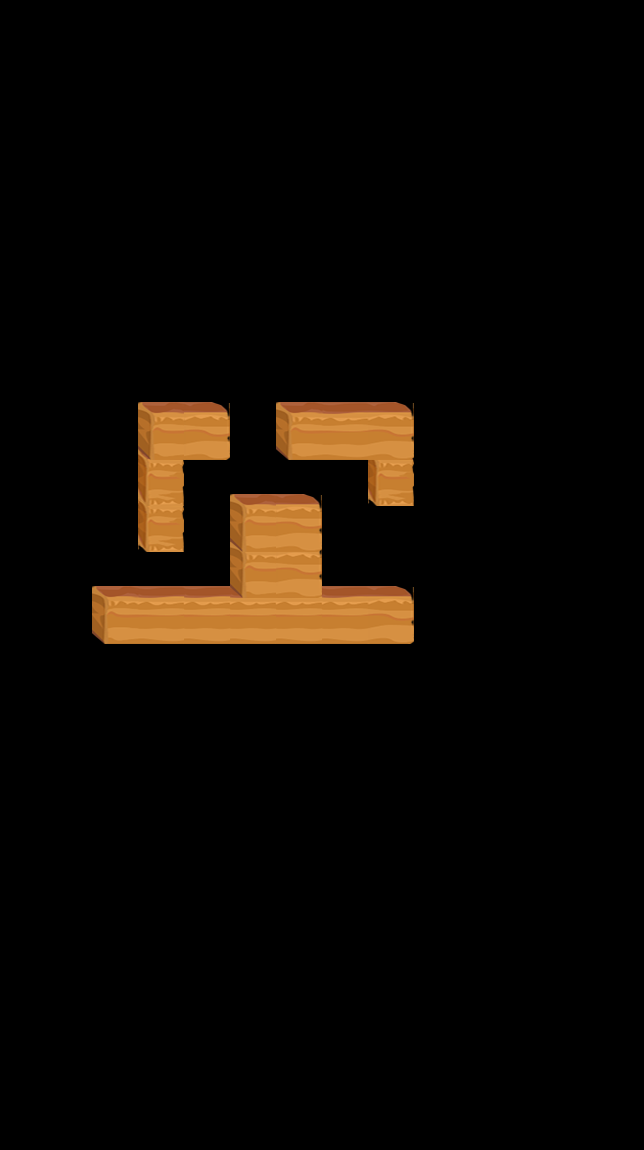

This game map was drawn from its Tiled (.tmx) file and the tilesets committed beside it. A one-line description and the trimmed map source follow:
An orthogonal 14x25 tile map with 46x46 px tiles, 5 tile layers (layer1, layer2, layer3, layer4, ...) and 32 objects (startPos1, startPos2, startPos3, apple, exit, ...).

<map version="1.0" orientation="orthogonal" renderorder="right-down" width="14" height="25" tilewidth="46" tileheight="46">
 <tileset firstgid="1" name="road" tilewidth="46" tileheight="58">
  <image source="road.png" width="184" height="58" />
 </tileset>
 <layer name="layer1" width="14" height="25">
  <data>[350 cells, 9 non-empty, 4 distinct tile ids]</data>
 </layer>
 <layer name="layer2" width="14" height="25">
  <data>[350 cells, 6 non-empty, 4 distinct tile ids]</data>
 </layer>
 <layer name="layer3" width="14" height="25">
  <data>[350 cells, 4 non-empty, 2 distinct tile ids]</data>
 </layer>
 <layer name="layer4" width="14" height="25">
  <data>[350 cells, 0 non-empty, 0 distinct tile ids]</data>
 </layer>
 <layer name="layer5" width="14" height="25">
  <data>[350 cells, 0 non-empty, 0 distinct tile ids]</data>
 </layer>
 <objectgroup name="objLayer">
  <object name="startPos1" x="114.667" y="575.333" />
  <object name="startPos2" x="68" y="575.333" />
  <object name="startPos3" x="68" y="622" />
  <object name="apple" x="390.667" y="576.667" />
  <object name="exit" x="532" y="348.667" />
 </objectgroup>
 <objectgroup name="tipsLayer">
  <object name="1" x="165" y="577">
   <properties>
    <property name="dir" value="right" />
   </properties>
   <ellipse />
  </object>
  <object name="2" x="205" y="577">
   <properties>
    <property name="dir" value="right" />
   </properties>
   <ellipse />
  </object>
  <object name="3" x="210" y="530">
   <properties>
    <property name="dir" value="up" />
   </properties>
   <ellipse />
  </object>
  <object name="4" x="206" y="486">
   <properties>
    <property name="dir" value="up" />
   </properties>
   <ellipse />
  </object>
  <object name="5" x="255" y="483">
   <properties>
    <property name="dir" value="right" />
   </properties>
   <ellipse />
  </object>
  <object name="6" x="300" y="482">
   <properties>
    <property name="dir" value="right" />
   </properties>
   <ellipse />
  </object>
  <object name="7" x="349" y="481">
   <properties>
    <property name="dir" value="right" />
   </properties>
   <ellipse />
  </object>
  <object name="8" x="348" y="528">
   <properties>
    <property name="dir" value="down" />
   </properties>
   <ellipse />
  </object>
  <object name="9" x="341" y="569">
   <properties>
    <property name="dir" value="down" />
   </properties>
   <ellipse />
  </object>
  <object name="10" x="390" y="576">
   <properties>
    <property name="dir" value="right" />
   </properties>
   <ellipse />
  </object>
  <object name="11" x="438" y="580">
   <properties>
    <property name="dir" value="right" />
   </properties>
   <ellipse />
  </object>
  <object name="12" x="441" y="529">
   <properties>
    <property name="dir" value="up" />
   </properties>
   <ellipse />
  </object>
  <object name="13" x="387" y="530">
   <properties>
    <property name="dir" value="left" />
   </properties>
   <ellipse />
  </object>
  <object name="14" x="341" y="538">
   <properties>
    <property name="dir" value="left" />
   </properties>
   <ellipse />
  </object>
  <object name="15" x="338" y="524">
   <properties>
    <property name="dir" value="up" />
   </properties>
   <ellipse />
  </object>
  <object name="16" x="337" y="484">
   <properties>
    <property name="dir" value="up" />
   </properties>
   <ellipse />
  </object>
  <object name="17" x="299" y="485">
   <properties>
    <property name="dir" value="left" />
   </properties>
   <ellipse />
  </object>
  <object name="18" x="258" y="483">
   <properties>
    <property name="dir" value="left" />
   </properties>
   <ellipse />
  </object>
  <object name="19" x="252" y="435">
   <properties>
    <property name="dir" value="up" />
   </properties>
   <ellipse />
  </object>
  <object name="20" x="258" y="389">
   <properties>
    <property name="dir" value="up" />
   </properties>
   <ellipse />
  </object>
  <object name="21" x="303" y="387">
   <properties>
    <property name="dir" value="right" />
   </properties>
   <ellipse />
  </object>
  <object name="22" x="342" y="388">
   <properties>
    <property name="dir" value="right" />
   </properties>
   <ellipse />
  </object>
  <object name="23" x="390" y="388">
   <properties>
    <property name="dir" value="right" />
   </properties>
   <ellipse />
  </object>
  <object name="24" x="438" y="388">
   <properties>
    <property name="dir" value="right" />
   </properties>
   <ellipse />
  </object>
  <object name="25" x="481" y="395">
   <properties>
    <property name="dir" value="right" />
   </properties>
   <ellipse />
  </object>
  <object name="26" x="526" y="397">
   <properties>
    <property name="dir" value="right" />
   </properties>
   <ellipse />
  </object>
  <object name="27" x="532" y="351">
   <properties>
    <property name="dir" value="up" />
   </properties>
   <ellipse />
  </object>
 </objectgroup>
</map>
